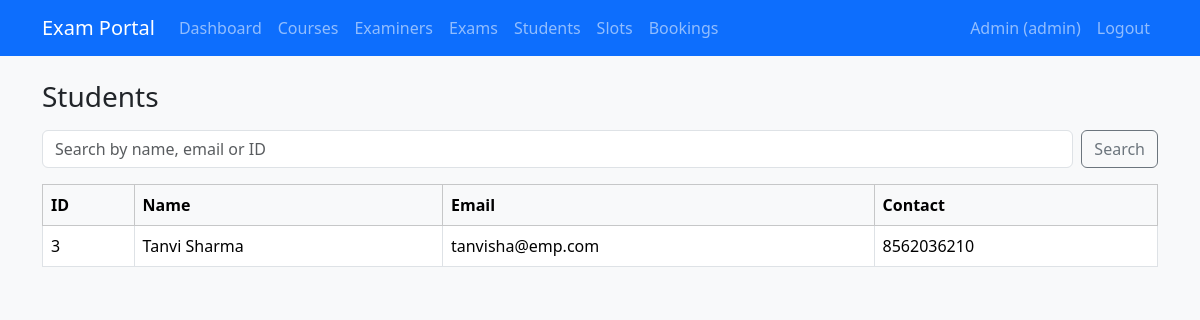
The page /admin/students (signed in) on the database its author committed.
### models.py (models this page shows)
class User(UserMixin, db.Model):
    id = db.Column(db.Integer, primary_key=True)
    name = db.Column(db.String(100), nullable=False)
    email = db.Column(db.String(120), unique=True, nullable=False)
    password = db.Column(db.String(200), nullable=False)
    role = db.Column(db.String(20), nullable=False)  # admin / examiner / student
    contact = db.Column(db.String(20))
    department = db.Column(db.String(100))           # examiner ke liye
    is_approved = db.Column(db.Boolean, default=False)  # examiner approval
    is_active_user = db.Column(db.Boolean, default=True)

### app.py (the view)
@app.route('/admin/students')
@role_required('admin')
def admin_students():
    q = request.args.get('q', '').strip()
    query = User.query.filter_by(role='student')
    if q:
        if q.isdigit():
            query = query.filter(User.id == int(q))
        else:
            query = query.filter(User.name.ilike(f'%{q}%') | User.email.ilike(f'%{q}%'))
    return render_template('admin/students.html', students=query.all(), q=q)

### app.py (called while the page is built)
@login_manager.user_loader
def load_user(user_id):
    return db.session.get(User, int(user_id))

def role_required(role):
    def decorator(f):
        @wraps(f)
        def wrapper(*args, **kwargs):
            if not current_user.is_authenticated:
                return redirect(url_for('login'))
            if current_user.role != role:
                flash('Access denied.', 'danger')
                return redirect(url_for('home'))
            return f(*args, **kwargs)
        return wrapper
    return decorator

### templates/admin/students.html
{% extends 'base.html' %}
{% block content %}
<h3 class="mb-3">Students</h3>
<form class="mb-3 d-flex gap-2" method="GET">
  <input name="q" value="{{ q }}" class="form-control" placeholder="Search by name, email or ID">
  <button class="btn btn-outline-secondary">Search</button>
</form>
<table class="table table-bordered bg-white">
  <thead class="table-light"><tr><th>ID</th><th>Name</th><th>Email</th><th>Contact</th></tr></thead>
  <tbody>
  {% for s in students %}
    <tr><td>{{ s.id }}</td><td>{{ s.name }}</td><td>{{ s.email }}</td><td>{{ s.contact or '-' }}</td></tr>
  {% else %}<tr><td colspan="4" class="text-center">Koi student nahi mila.</td></tr>{% endfor %}
  </tbody>
</table>
{% endblock %}

### templates/base.html (shortened to what this page needs)
<!DOCTYPE html>
<html lang="en">
<head>
  <link href="https://cdn.jsdelivr.net/npm/bootstrap@5.3.3/dist/css/bootstrap.min.css" rel="stylesheet">
</head>
<body class="bg-light">
  <nav class="navbar navbar-expand navbar-dark bg-primary mb-4">
    <div class="container">
      <a class="navbar-brand" href="{{ url_for('home') }}">Exam Portal</a>
      {% if current_user.is_authenticated and current_user.role == 'admin' %}
      <ul class="navbar-nav me-auto">
        <li class="nav-item"><a class="nav-link" href="{{ url_for('admin_dashboard') }}">Dashboard</a></li>
        <li class="nav-item"><a class="nav-link" href="{{ url_for('admin_courses') }}">Courses</a></li>
        <li class="nav-item"><a class="nav-link" href="{{ url_for('admin_examiners') }}">Examiners</a></li>
        <li class="nav-item"><a class="nav-link" href="{{ url_for('admin_exams') }}">Exams</a></li>
        <li class="nav-item"><a class="nav-link" href="{{ url_for('admin_students') }}">Students</a></li>
        <li class="nav-item"><a class="nav-link" href="{{ url_for('admin_slots') }}">Slots</a></li>
        <li class="nav-item"><a class="nav-link" href="{{ url_for('admin_bookings') }}">Bookings</a></li>
      </ul>
      {% endif %}
      <ul class="navbar-nav ms-auto">
        {% if current_user.is_authenticated %}
        <li class="nav-item"><span class="nav-link">{{ current_user.name }} ({{ current_user.role }})</span></li>
        <li class="nav-item"><a class="nav-link" href="{{ url_for('logout') }}">Logout</a></li>
        {% else %}
        <li class="nav-item"><a class="nav-link" href="{{ url_for('login') }}">Login</a></li>
        <li class="nav-item"><a class="nav-link" href="{{ url_for('register') }}">Register</a></li>
        {% endif %}
      </ul>
    </div>
  </nav>
  <div class="container">
    {% block content %}{% endblock %}
  </div>
</body>
</html>

### rows shown on the page
User: name "Admin", role "admin"
User: id "3", name "Tanvi Sharma", email "tanvisha@emp.com", contact "8562036210"
